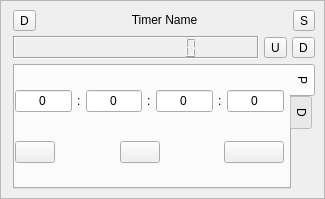
<?xml version="1.0" encoding="UTF-8"?>
<ui version="4.0">
 <class>AshmanixTimer</class>
 <widget class="QWidget" name="AshmanixTimer">
  <property name="geometry">
   <rect>
    <x>0</x>
    <y>0</y>
    <width>321</width>
    <height>185</height>
   </rect>
  </property>
  <property name="windowTitle">
   <string>Form</string>
  </property>
  <layout class="QVBoxLayout" name="verticalLayout_2" stretch="0">
   <property name="leftMargin">
    <number>0</number>
   </property>
   <property name="topMargin">
    <number>0</number>
   </property>
   <property name="rightMargin">
    <number>0</number>
   </property>
   <property name="bottomMargin">
    <number>0</number>
   </property>
   <item>
    <widget class="QFrame" name="frame">
     <property name="frameShape">
      <enum>QFrame::StyledPanel</enum>
     </property>
     <property name="frameShadow">
      <enum>QFrame::Plain</enum>
     </property>
     <layout class="QVBoxLayout" name="verticalLayout_5" stretch="0,0,0,0">
      <property name="spacing">
       <number>5</number>
      </property>
      <property name="leftMargin">
       <number>12</number>
      </property>
      <item>
       <layout class="QHBoxLayout" name="horizontalLayout_4">
        <property name="topMargin">
         <number>0</number>
        </property>
        <item>
         <widget class="QToolButton" name="deleteToolButton">
          <property name="text">
           <string>D</string>
          </property>
         </widget>
        </item>
        <item>
         <widget class="QLabel" name="timerNameLabel">
          <property name="font">
           <font>
            <weight>50</weight>
            <bold>false</bold>
           </font>
          </property>
          <property name="text">
           <string>Timer Name</string>
          </property>
          <property name="alignment">
           <set>Qt::AlignCenter</set>
          </property>
          <property name="textInteractionFlags">
           <set>Qt::LinksAccessibleByMouse|Qt::TextSelectableByMouse</set>
          </property>
         </widget>
        </item>
        <item>
         <widget class="QToolButton" name="settingsToolButton">
          <property name="text">
           <string>S</string>
          </property>
         </widget>
        </item>
       </layout>
      </item>
      <item>
       <layout class="QVBoxLayout" name="verticalLayout">
        <property name="topMargin">
         <number>0</number>
        </property>
       </layout>
      </item>
      <item>
       <layout class="QHBoxLayout" name="horizontalLayout_2" stretch="1,0,0">
        <property name="topMargin">
         <number>0</number>
        </property>
        <item>
         <widget class="QLCDNumber" name="timeDisplay">
          <property name="sizePolicy">
           <sizepolicy hsizetype="Minimum" vsizetype="MinimumExpanding">
            <horstretch>0</horstretch>
            <verstretch>0</verstretch>
           </sizepolicy>
          </property>
          <property name="font">
           <font>
            <weight>50</weight>
            <bold>false</bold>
           </font>
          </property>
          <property name="autoFillBackground">
           <bool>true</bool>
          </property>
          <property name="frameShape">
           <enum>QFrame::Box</enum>
          </property>
          <property name="frameShadow">
           <enum>QFrame::Sunken</enum>
          </property>
          <property name="smallDecimalPoint">
           <bool>false</bool>
          </property>
          <property name="digitCount">
           <number>12</number>
          </property>
          <property name="segmentStyle">
           <enum>QLCDNumber::Filled</enum>
          </property>
         </widget>
        </item>
        <item>
         <widget class="QToolButton" name="moveUpToolButton">
          <property name="text">
           <string>U</string>
          </property>
         </widget>
        </item>
        <item>
         <widget class="QToolButton" name="moveDownToolButton">
          <property name="text">
           <string>D</string>
          </property>
         </widget>
        </item>
       </layout>
      </item>
      <item>
       <widget class="QTabWidget" name="countdownTypeTabWidget">
        <property name="tabPosition">
         <enum>QTabWidget::East</enum>
        </property>
        <property name="tabShape">
         <enum>QTabWidget::Rounded</enum>
        </property>
        <property name="currentIndex">
         <number>0</number>
        </property>
        <property name="elideMode">
         <enum>Qt::ElideMiddle</enum>
        </property>
        <property name="movable">
         <bool>true</bool>
        </property>
        <widget class="QWidget" name="setCounterPeriod">
         <attribute name="title">
          <string>P</string>
         </attribute>
         <layout class="QVBoxLayout" name="verticalLayout_3">
          <property name="spacing">
           <number>5</number>
          </property>
          <property name="leftMargin">
           <number>0</number>
          </property>
          <property name="topMargin">
           <number>0</number>
          </property>
          <property name="rightMargin">
           <number>5</number>
          </property>
          <property name="bottomMargin">
           <number>0</number>
          </property>
          <item>
           <layout class="QHBoxLayout" name="timerLayout">
            <item>
             <widget class="QLineEdit" name="timerDays">
              <property name="text">
               <string>0</string>
              </property>
              <property name="alignment">
               <set>Qt::AlignCenter</set>
              </property>
             </widget>
            </item>
            <item>
             <widget class="QLabel" name="label">
              <property name="text">
               <string>:</string>
              </property>
             </widget>
            </item>
            <item>
             <widget class="QLineEdit" name="timerHours">
              <property name="text">
               <string>0</string>
              </property>
              <property name="alignment">
               <set>Qt::AlignCenter</set>
              </property>
             </widget>
            </item>
            <item>
             <widget class="QLabel" name="label_2">
              <property name="text">
               <string>:</string>
              </property>
             </widget>
            </item>
            <item>
             <widget class="QLineEdit" name="timerMinutes">
              <property name="text">
               <string>0</string>
              </property>
              <property name="alignment">
               <set>Qt::AlignCenter</set>
              </property>
             </widget>
            </item>
            <item>
             <widget class="QLabel" name="label_3">
              <property name="text">
               <string>:</string>
              </property>
             </widget>
            </item>
            <item>
             <widget class="QLineEdit" name="timerSeconds">
              <property name="text">
               <string>0</string>
              </property>
              <property name="alignment">
               <set>Qt::AlignCenter</set>
              </property>
             </widget>
            </item>
           </layout>
          </item>
          <item>
           <layout class="QHBoxLayout" name="buttonLayout">
            <item>
             <widget class="QPushButton" name="resetButton">
              <property name="text">
               <string/>
              </property>
             </widget>
            </item>
            <item>
             <spacer name="horizontalSpacer_2">
              <property name="orientation">
               <enum>Qt::Horizontal</enum>
              </property>
              <property name="sizeHint" stdset="0">
               <size>
                <width>40</width>
                <height>20</height>
               </size>
              </property>
             </spacer>
            </item>
            <item>
             <widget class="QPushButton" name="pauseButton">
              <property name="text">
               <string/>
              </property>
             </widget>
            </item>
            <item>
             <spacer name="horizontalSpacer_3">
              <property name="orientation">
               <enum>Qt::Horizontal</enum>
              </property>
              <property name="sizeHint" stdset="0">
               <size>
                <width>40</width>
                <height>20</height>
               </size>
              </property>
             </spacer>
            </item>
            <item>
             <widget class="QPushButton" name="playButton">
              <property name="sizePolicy">
               <sizepolicy hsizetype="MinimumExpanding" vsizetype="Fixed">
                <horstretch>0</horstretch>
                <verstretch>0</verstretch>
               </sizepolicy>
              </property>
              <property name="text">
               <string/>
              </property>
             </widget>
            </item>
           </layout>
          </item>
         </layout>
        </widget>
        <widget class="QWidget" name="setCounterToDatetime">
         <attribute name="title">
          <string>D</string>
         </attribute>
         <layout class="QVBoxLayout" name="verticalLayout_4">
          <property name="spacing">
           <number>5</number>
          </property>
          <property name="leftMargin">
           <number>0</number>
          </property>
          <property name="topMargin">
           <number>0</number>
          </property>
          <property name="rightMargin">
           <number>5</number>
          </property>
          <property name="bottomMargin">
           <number>0</number>
          </property>
          <item>
           <layout class="QHBoxLayout" name="horizontalLayout_3">
            <item>
             <widget class="QDateTimeEdit" name="dateTimeEdit">
              <property name="sizePolicy">
               <sizepolicy hsizetype="Minimum" vsizetype="Fixed">
                <horstretch>1</horstretch>
                <verstretch>0</verstretch>
               </sizepolicy>
              </property>
              <property name="font">
               <font>
                <pointsize>18</pointsize>
               </font>
              </property>
              <property name="alignment">
               <set>Qt::AlignCenter</set>
              </property>
              <property name="calendarPopup">
               <bool>true</bool>
              </property>
             </widget>
            </item>
           </layout>
          </item>
          <item>
           <layout class="QHBoxLayout" name="horizontalLayout">
            <item>
             <widget class="QPushButton" name="toTimeStopButton">
              <property name="text">
               <string/>
              </property>
             </widget>
            </item>
            <item>
             <spacer name="horizontalSpacer">
              <property name="orientation">
               <enum>Qt::Horizontal</enum>
              </property>
              <property name="sizeHint" stdset="0">
               <size>
                <width>40</width>
                <height>20</height>
               </size>
              </property>
             </spacer>
            </item>
            <item>
             <widget class="QPushButton" name="toTimePlayButton">
              <property name="text">
               <string/>
              </property>
             </widget>
            </item>
           </layout>
          </item>
         </layout>
        </widget>
       </widget>
      </item>
     </layout>
    </widget>
   </item>
  </layout>
 </widget>
 <resources/>
 <connections/>
</ui>
